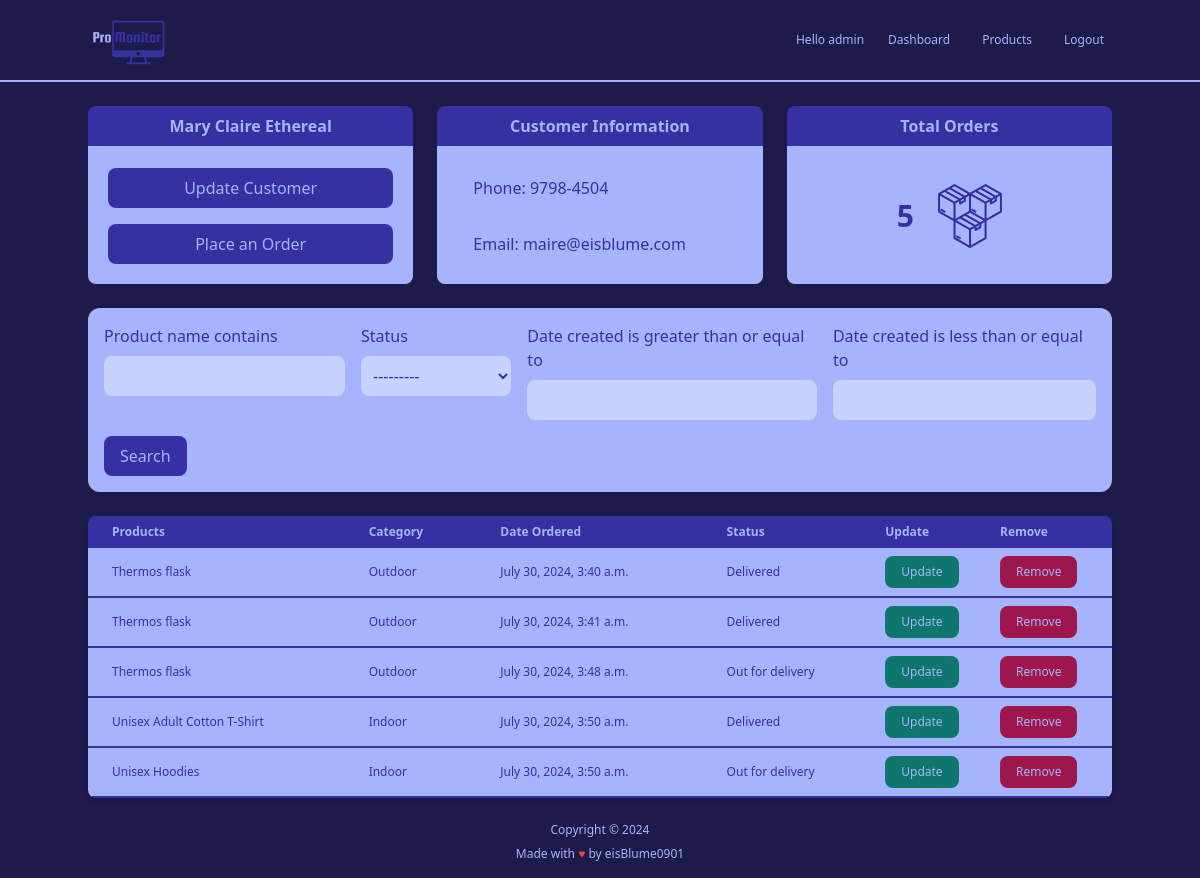
The app's page /customer/1/ (signed in), older data.
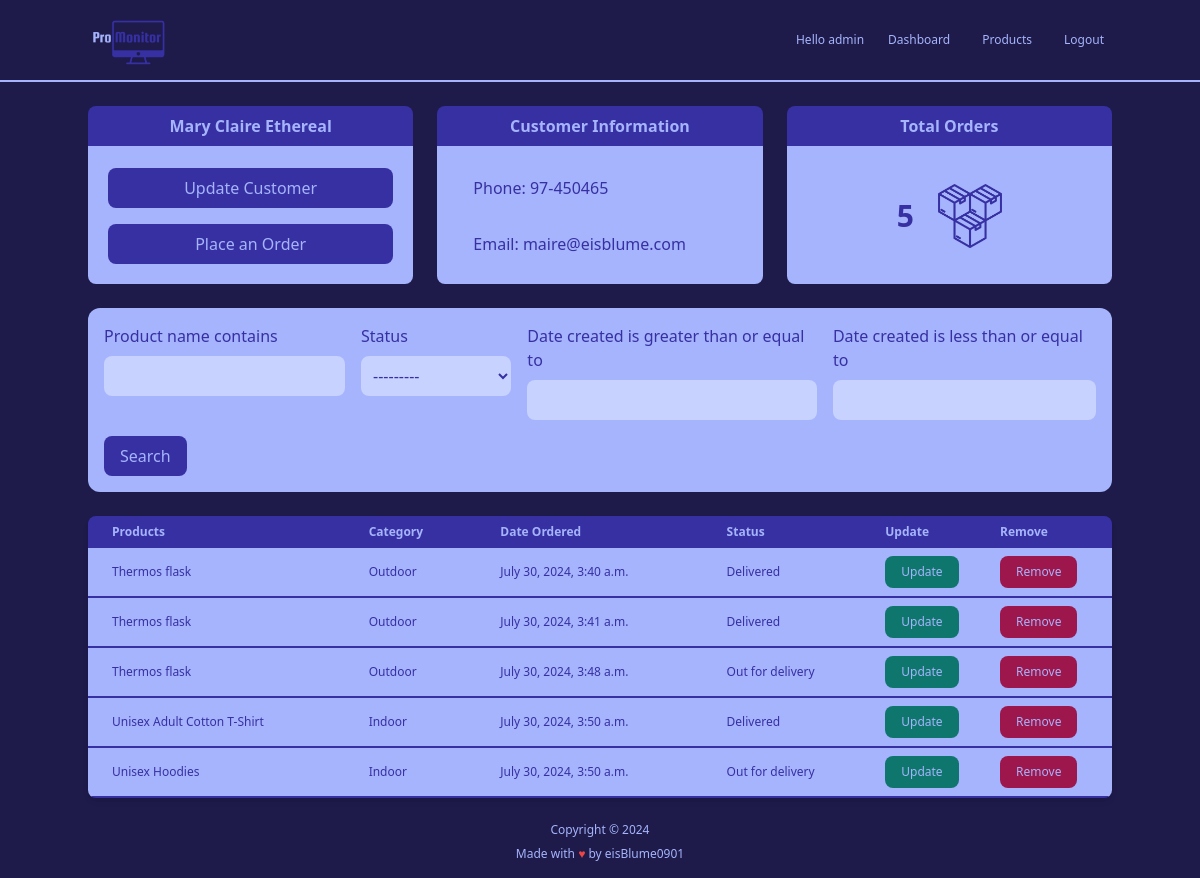
The same page, newer data.
### accounts/models.py (models this page shows, shortened)
class Customer(models.Model):
    name = models.CharField(max_length=200, null=True)
    phone = models.CharField(max_length=200, null=True)
    email = models.EmailField(max_length=200, null=True)
    date_created = models.DateTimeField(auto_now_add=True, null=True)

### accounts/views.py (the view)
# urls.py: path('customer/<str:pk>/', views.customer, name="customer"),
@login_required(login_url='login')
def customer(request, pk):
    customer = get_object_or_404(Customer, id=pk) # Much better than Customer.objects.get(id=pk) because it will return a 404 error if the customer does not exist
    orders = customer.order_set.all()
    ordersCount = orders.count()
    orderFilter = OrderFilter(request.GET, queryset=orders)
    orders = orderFilter.qs # From all possible existing orders to filtered order
    context = {
        'customer': customer,
        'orders': orders,
        'ordersCount': ordersCount,
        'orderFilter': orderFilter,
    }
    return render(request, 'accounts/customer.html', context)

### accounts/models.py (called while the page is built)
    def __str__(self) -> str:
        return self.name

### templates/accounts/customer.html (shortened to what this page needs)
{% extends 'main.html' %}
{% block content %}
{% include 'partials/_home_navbar.html' %}
{% include 'partials/_customer_cards.html' %}
{% include 'partials/_search_bar.html' %}
<div class="max-w-screen-lg mx-auto my-6">
        <div class="relative overflow-x-auto shadow-md rounded-lg">
            <table class="w-full text-sm text-left text-indigo-300">
                <thead class="text-xs text-indigo-300 bg-indigo-800">
                    <tr>
                        <th class="px-6 py-2">
                            Products
                        </th>
                        <th class="px-6 py-2">
                            Category
                        </th>
                        <th class="px-6 py-2">
                            Date Ordered
                        </th>
                        <th class="px-6 py-2">
                            Status
                        </th>
                        <th class="p-2">
                            Update
                        </th>
                        <th class="p-2">
                            Remove
                        </th>
                    </tr>
                </thead>
                <tbody class="text-xs text-indigo-800 font-medium">
                    {% for order in orders %}
                    <tr class="bg-indigo-300 border-b-2 border-indigo-800 hover:bg-indigo-200">
                        <td class="px-6 py-2">{{ order.product }}</td>
                        <td class="px-6 py-2">{{ order.product.category }}</td>
                        <td class="px-6 py-2">{{ order.date_created }}</td>
                        <td class="px-6 py-2">{{ order.status}}</td>
                        <td class="p-2">
                            <a href="">
                                <button class="font-medium bg-teal-700 text-indigo-300 rounded-lg px-4 py-2 hover:bg-teal-300 hover:text-indigo-800">Update</button>
                            </a>
                        </td>
                        <td class="p-2">
                            <a href="">
                                <button class="font-medium bg-pink-800 text-indigo-300 rounded-lg px-4 py-2 hover:bg-pink-300 hover:text-indigo-800">Remove</button>
                            </a>
                        </td>
                    </tr>
                    {% endfor %}
                </tbody>
            </table>
        </div>
    </div>
{% endblock %}

### templates/partials/_customer_cards.html
{% load static %}
<div class="grid sm:grid-cols-1 md:grid-cols-2 lg:grid-cols-3 max-w-screen-lg mx-auto justify-between gap-6 mt-6">
    <div class="flex flex-col">
        <h1 class="text-md text-center text-indigo-300 font-bold rounded-t-lg bg-indigo-800 border-indigo-800 border-b-2 border-b-indigo-300 py-2">{{ customer.name }}</h1>
        <div class="rounded-b-lg bg-indigo-300 p-5">
            <div class="flex flex-col space-y-4">
                <button class="font-medium bg-indigo-800 text-indigo-300 rounded-lg hover:bg-indigo-200 hover:text-indigo-800 w-full px-4 py-2"><a href="{% url 'update_customer' customer.id %}">Update Customer</a></button>
                <button class="font-medium bg-indigo-800 text-indigo-300 rounded-lg hover:bg-indigo-200 hover:text-indigo-800 w-full px-4 py-2"><a href="{% url 'create_order' customer.id %}">Place an Order</a></button>
            </div>
        </div>
    </div>
    <div class="flex flex-col">
        <h1 class="text-md text-center text-indigo-300 font-bold rounded-t-lg bg-indigo-800 border-indigo-800 border-b-2 border-b-indigo-300 py-2">Customer Information</h1>
        <div class="text-indigo-800 font-medium rounded-b-lg bg-indigo-300 p-5">
            <div class="flex flex-col space-y-4">
                <p class="font-medium px-4 py-2">Phone: {{ customer.phone }}</p>
                <p class="font-medium px-4 py-2">Email: {{ customer.email }}</p>
            </div>
        </div>
    </div>
    <div class="flex flex-col">
        <h1 class="text-md text-center text-indigo-300 font-bold rounded-t-lg bg-indigo-800 border-indigo-800 border-b-2 border-b-indigo-300 py-2">Total Orders</h1>
        <div class="rounded-b-lg bg-indigo-300 p-5">
            <div class="flex flex-row mx-auto space-x-6 items-center justify-center py-4">
                <p class="text-3xl text-center text-indigo-800 font-bold">{{ ordersCount }}</p>
                <img src="{% static 'images/total_orders_icon.png' %}" alt="Total Orders Icon" class="w-16">
            </div>
        </div>
    </div>
</div>

Row changes from the older to the newer data that the page shows:
changed Customer "Mary Claire Ethereal": phone "9798-4504" → "97-450465"
